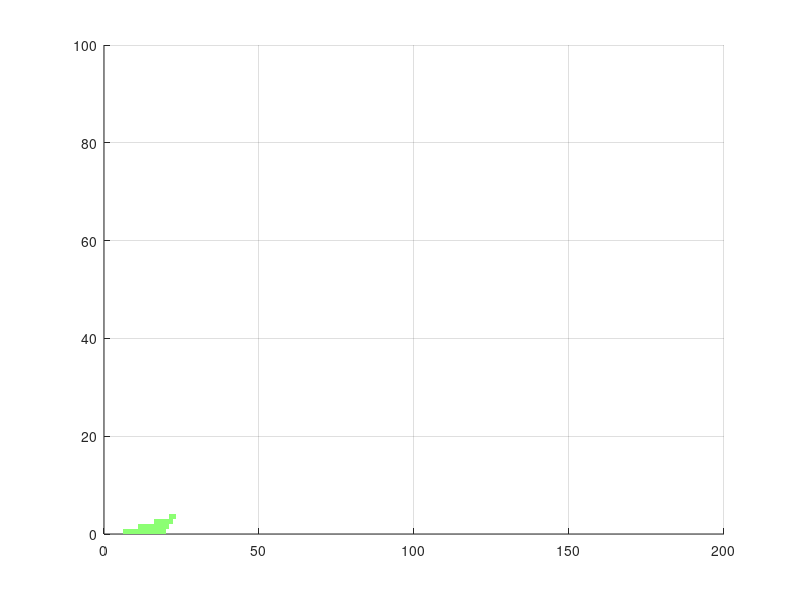

Write the MATLAB code that produced this figure.
x = [0 25 12.5];
y = [0 5 -10];
z = [10 10 10];

xv = linspace(0, 200, 200);
yv = linspace(0, 100, 100);
[X,Y] = meshgrid(xv, yv);
Z = griddata(x,y,z,X,Y);
figure(2)
surf(X, Y, Z);
grid on
set(gca, 'ZLim',[0 500])
shading interp
colormap(jet(80))
view(2)